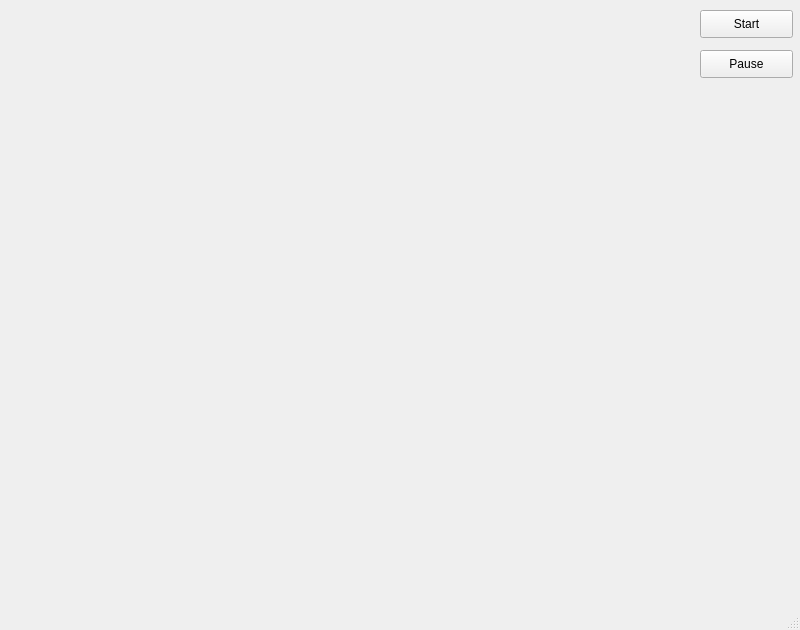
<?xml version="1.0" encoding="UTF-8"?>
<ui version="4.0">
 <class>MainWindow</class>
 <widget class="QMainWindow" name="MainWindow">
  <property name="geometry">
   <rect>
    <x>0</x>
    <y>0</y>
    <width>800</width>
    <height>630</height>
   </rect>
  </property>
  <property name="windowTitle">
   <string>MainWindow</string>
  </property>
  <widget class="QWidget" name="centralwidget">
   <widget class="QPushButton" name="pushButton">
    <property name="geometry">
     <rect>
      <x>700</x>
      <y>10</y>
      <width>93</width>
      <height>28</height>
     </rect>
    </property>
    <property name="tabletTracking">
     <bool>true</bool>
    </property>
    <property name="text">
     <string>Start</string>
    </property>
   </widget>
   <widget class="QPushButton" name="pushButton_2">
    <property name="geometry">
     <rect>
      <x>700</x>
      <y>50</y>
      <width>93</width>
      <height>28</height>
     </rect>
    </property>
    <property name="tabletTracking">
     <bool>true</bool>
    </property>
    <property name="text">
     <string>Pause</string>
    </property>
   </widget>
   <zorder>pushButton_2</zorder>
   <zorder>pushButton</zorder>
  </widget>
  <widget class="QMenuBar" name="menubar">
   <property name="geometry">
    <rect>
     <x>0</x>
     <y>0</y>
     <width>800</width>
     <height>26</height>
    </rect>
   </property>
  </widget>
  <widget class="QStatusBar" name="statusbar"/>
 </widget>
 <resources/>
 <connections/>
</ui>
